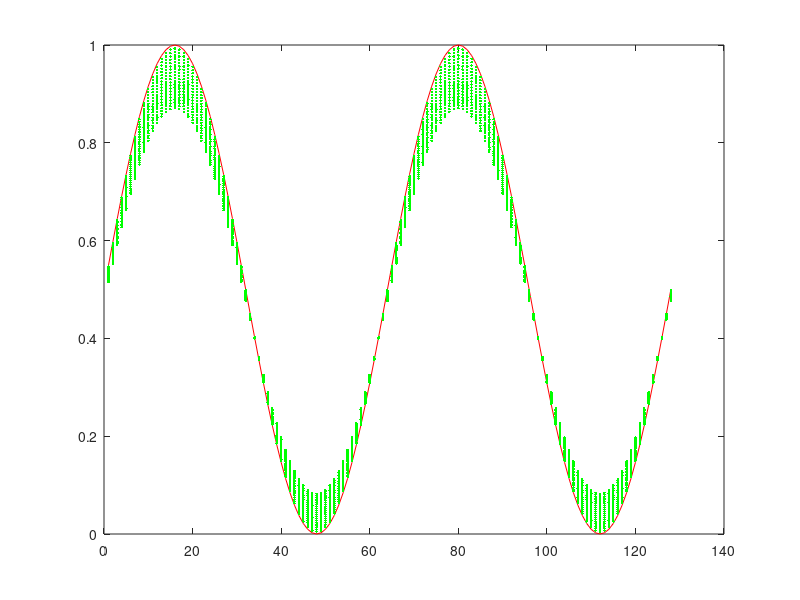

Write the MATLAB code that produced this figure.
%
% Copyright (c) 2018, Vishal_S
% All rights reserved. Please read the "license.txt" for license terms.
%
% Project Title: Phase field modelling
% 
% Developer: Vishal S
% 
% Contact Info: vishalsubbu97@gmail.com
%
clear 
clf

t = cputime;
delt = 1.0;
N = 128;
D = 1;
c = zeros(N,1);
ctilde = zeros(N,1);
M = 2;
for i = 1:N
  c(i) = 0.5*(1 + sin(2*pi*M*i/N));
endfor
#plot the initial profile 
plot (c , 'r-');
hold on;
halfN = N/2;
delk = 2*pi/N;
for j= 1:20
  for m = 1:500
    ctilde = fft(c) ;
    for i = 1:N
      if(i<halfN)
        k = i*delk;
      endif
      if(i>=halfN)
        k = (i-N)*delk;
      endif
      ctilde(i) = ctilde(i)/(1+(D*k*k*delt));
    endfor
  endfor
  c = real(ifft(ctilde));
  plot(c,'g.');
endfor
print -depsc Implicit1DSpectral.eps

printf("Total CPU time : %f seconds\n",(cputime-t));


    
      

  
